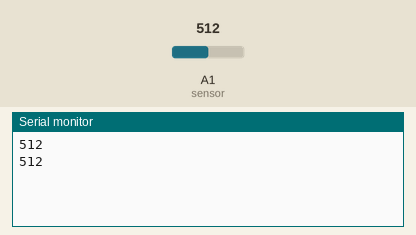
A sketch run on a simulated Arduino Uno, built with avr-gcc and run on an emulated ATmega328P. Shown: the last lines printed to the serial monitor. The test bench sets the inputs (shaded band); at power-on: A1 (sensor) = 512.

Above: at 1.8 s.
1.9 s: A1 (sensor) set to 716
At 2.6 s:
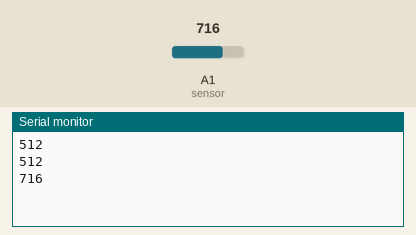
3.4 s: A1 (sensor) set to 900
At 4.8 s:
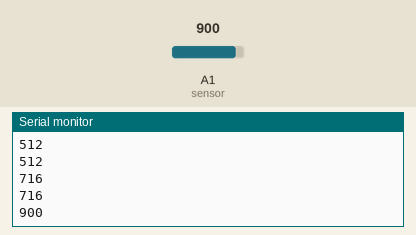
Timing chart, 0 to 6.4 s (numbered marks = the images above; inputs shaded):
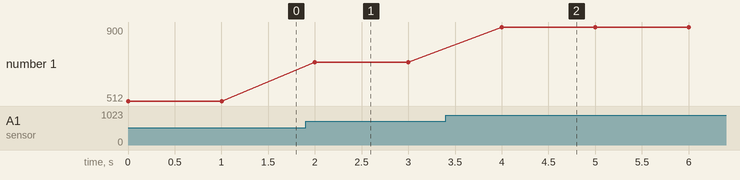

The sketch:

LDR.ino
```cpp
int sensor = A1; //Entrada analógica do LDR

void setup() {
  pinMode(sensor, INPUT);
  Serial.begin(9600);
}

void loop() {
  int valor = analogRead(sensor);
  Serial.println(valor);
  delay(1000); //Delay de 1 s - opcional para atrasar mediçoes
}
```

Measured:
- after the input at 1.9 s, the serial monitor: prints a new line after 0.10 s (image 1)
- after the input at 3.4 s, the serial monitor: prints a new line after 0.60 s (image 2)
- plotted number 1: 512 → 716 after the input at 1.9 s, 716 → 900 after the input at 3.4 s
